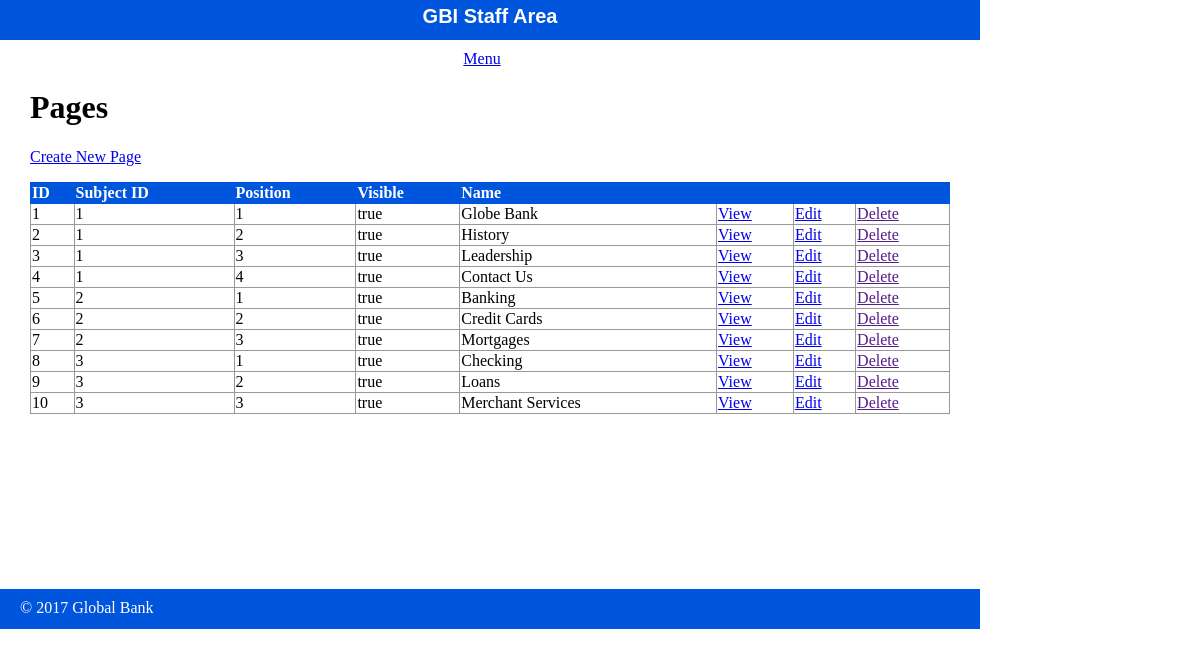
Screenshot of /public/staff/pages/index.php with the database file from the repository.
### tables this page shows
CREATE TABLE IF NOT EXISTS `pages` (
  `id` int(11) NOT NULL AUTO_INCREMENT,
  `subject_id` int(11) DEFAULT NULL,
  `menu_name` varchar(255) DEFAULT NULL,
  `position` int(3) DEFAULT NULL,
  `visible` tinyint(1) DEFAULT NULL,
  `content` text,
  PRIMARY KEY (`id`),
  KEY `fk_subject_id` (`subject_id`)
);

### private/functions.php (called while the page is built, shortened)
<?php
	function url_for($script_path) {
		return WWW_ROOT . $script_path;
}
	function u($string="") {
		return urlencode($string);
	}
	function h($string="") {
		return htmlspecialchars($string);
	}
?>

### private/query_functions.php (called while the page is built, shortened)
<?php
    function find_all_pages() {
        global $db;
        $sql = "SELECT * FROM pages ";
        $sql .= "ORDER BY subject_id ASC, position ASC";
        $result = mysqli_query($db, $sql);
        return $result;
    }
?>

### public/staff/pages/index.php (the view, shortened to what this page needs)
<?php
  $page_set = find_all_pages();
?>
<?php include(SHARED_PATH . '/staff_header.php'); ?>
<div id="content">
  <div class="pages listing">
    <h1>Pages</h1>
    <div class="actions">
      <a class="action" href="<?php echo url_for('/staff/pages/new.php'); ?>">Create New Page</a>
    </div>
  	<table class="list">
  	  <tr>
        <th>ID</th>
        <th>Subject ID</th>
        <th>Position</th>
        <th>Visible</th>
  	    <th>Name</th>
  	    <th>&nbsp;</th>
  	    <th>&nbsp;</th>
        <th>&nbsp;</th>
  	  </tr>
      <?php while($page = mysqli_fetch_assoc($page_set)) { ?>
        <tr>
          <td><?php echo h($page['id']); ?></td>
          <td><?php echo h($page['subject_id']); ?></td>
          <td><?php echo h($page['position']); ?></td>
          <td><?php echo $page['visible'] == 1 ? 'true' : 'false'; ?></td>
    	    <td><?php echo h($page['menu_name']); ?></td>
          <td><a class="action" href="<?php echo url_for('/staff/pages/show.php?id=' . h(u($page['id']))); ?>">View</a></td>
          <td><a class="action" href="<?php echo url_for('/staff/pages/edit.php?id=' . h(u($page['id']))); ?>">Edit</a></td>
          <td><a class="action" href="">Delete</a></td>
    	  </tr>
      <?php } ?>
  	</table>
  </div>
</div>
<?php include(SHARED_PATH . '/staff_footer.php'); ?>

### public/stylesheets/staff.css (style rules this page uses)
html { height: 100%; width: 100%; }
body { height: 980px; width: 100%; margin: 0; padding: 0; }
#content { width: 920px; min-height: 500px; padding: 0 30px; }
.actions { margin-bottom: 1em; }
table { border-collapse: collapse; vertical-align: top; }
table.list { width: 100%; }
table.list tr td { border: 1px solid #999999; }
table.list tr th { border: 1px solid #0055DD; background: #0055DD; color: white; text-align: left; }

### rows the page displays
pages: id "1", subject "1", position "1", visible "true", menu_name "Globe Bank"
pages: id "2", subject "1", position "2", visible "true", menu_name "History"
pages: id "3", subject "1", position "3", visible "true", menu_name "Leadership"
pages: id "4", subject "1", position "4", visible "true", menu_name "Contact Us"
pages: id "5", subject "2", position "1", visible "true", menu_name "Banking"
pages: id "6", subject "2", position "2", visible "true", menu_name "Credit Cards"
pages: id "7", subject "2", position "3", visible "true", menu_name "Mortgages"
pages: id "8", subject "3", position "1", visible "true", menu_name "Checking"
pages: id "9", subject "3", position "2", visible "true", menu_name "Loans"
pages: id "10", subject "3", position "3", visible "true", menu_name "Merchant Services"
